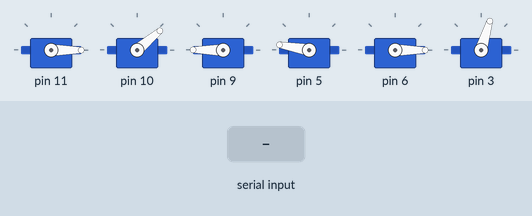
Bench run of a sketch on a simulated Arduino Uno, built with avr-gcc and run on an emulated ATmega328P. Shown: 6 × servo. The test bench sets the inputs (shaded band). What the sketch prints to the serial monitor is not drawn.

Above: at 7.2 s.
7.3 s: "8" received over Serial
At 9.8 s:
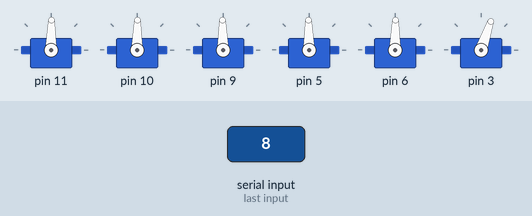
10.3 s: "1" received over Serial
At 11.0 s:
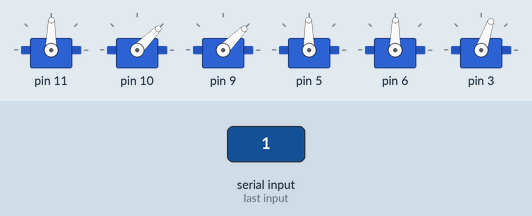
12.0 s: "2" received over Serial
At 12.16 s:
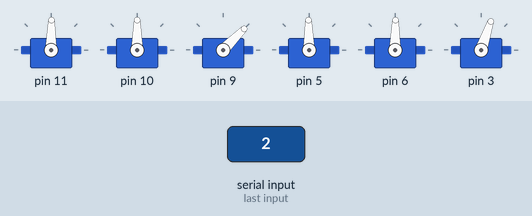
13.7 s: "3" received over Serial
At 14.8 s:
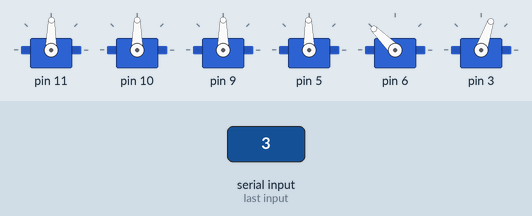
15.3 s: "6" received over Serial
At 16.4 s:
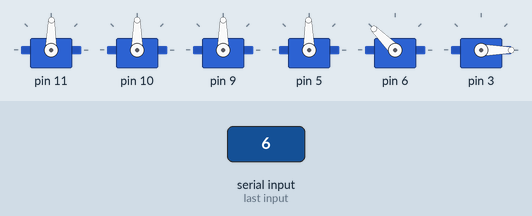
16.9 s: "4" received over Serial
At 18.2 s:
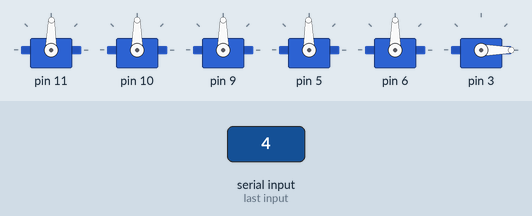
Timing chart, 0 to 19.5 s (numbered marks = the images above; inputs shaded):
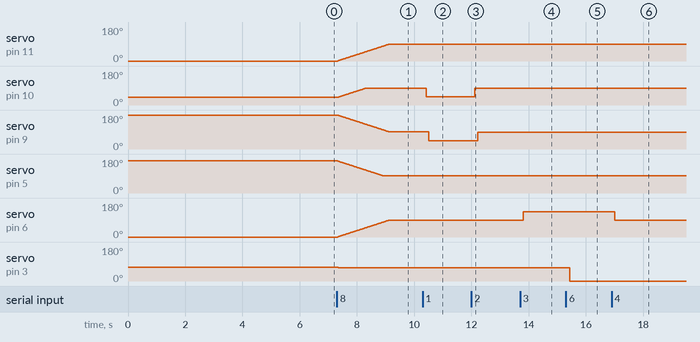

Measured:
- after the input at 7.3 s, servo on pin 11, servo on pin 6: moves from 0° to 89° over 1.8 s, starting at once; servo on pin 10: moves from 40° to 89° over 0.98 s, starting at once; servo on pin 9: moves from 180° to 91° over 1.8 s, starting at once; servo on pin 5: moves from 170° to 91° over 1.6 s, starting at once; servo on pin 3: 73° → 71° at once
- after the input at 10.3 s, servo on pin 10: 89° → 45° after 0.11 s; servo on pin 9: 91° → 45° after 0.21 s
- after the input at 12.0 s, servo on pin 10: 45° → 90° after 0.12 s; servo on pin 9: 45° → 90° after 0.22 s
- after the input at 13.7 s, servo on pin 6: 89° → 135° after 0.12 s
- after the input at 15.3 s, servo on pin 3: 71° → 0° after 0.13 s
- after the input at 16.9 s, servo on pin 6: 135° → 90° after 0.11 s

The sketch:

arm_delay.ino
```cpp
#include <Braccio.h>
#include <Servo.h>
Servo base;
Servo shoulder;
Servo elbow;
Servo wrist_ver;
Servo wrist_rot;
Servo gripper;
void setup() {
  Braccio.begin();  //Braccioを初期化
  Serial.begin( 9600 );  //シリアルボードを初期化
}
void loop() {
  //変数宣言
  int inkey;  //入力文字格納用
  //読み込み情報の有無確認
  if( Serial.available() >0 ) {
    //シリアルから値読み込み
    inkey = Serial.read();
    //入力文字の判定
    if (inkey == '8' ){
      //(step delay  M1,  M2,  M3,  M4,  M5,  M6);
      Braccio.ServoMovement(20, 90, 90, 90, 90, 90, 70);
      Serial.print("閉じる");
    }
    if (inkey == '7'){
      //(step delay  M1,  M2,  M3,  M4,  M5,  M6);
      Braccio.ServoMovement(20, 90, 90, 90, 90, 90, 20);
    }
    if (inkey == '11' ){
      base.write(70);
      Serial.print("M1曲げる");
    }
    if (inkey == '12' ){
      base.write(90);
      Serial.print("M1戻す");
    }
    if (inkey == '1' ){
      delay( 100 );  //100ms停止
      shoulder.write(45);
      Serial.print("M2曲げる");
    }
    if (inkey == '2' ){
      delay( 100 );  //100ms停止
      shoulder.write(90);
      Serial.print("M2戻す");
    }
    if (inkey == '1' ){
      delay( 100 );  //100ms停止
      elbow.write(45);
      Serial.print("M3曲げる");
    }
    if (inkey == '2' ){
      delay( 100 );  //100ms停止
      elbow.write(90);
      Serial.print("M3戻す");
    }
    if (inkey == '41' ){
      wrist_ver.write(70);
      Serial.print("M4曲げる");
    }
    if (inkey == '42' ){
      wrist_ver.write(70);
      Serial.print("M4戻す");
    }
    if (inkey == '3' ){
      delay( 100 );  //100ms停止
      wrist_rot.write(135);
      Serial.print("M5曲げる");
    }
    if (inkey == '4' ){
      delay( 100 );  //100ms停止
      wrist_rot.write(90);
      Serial.print("M5戻す");
    }
    if (inkey == '5' ){
      delay( 100);  //100ms停止
      gripper.write(100);
      Serial.print("M6曲げる");
    }
    if (inkey == '6' ){
      delay( 110 );  //100ms停止
      gripper.write(0);
      Serial.print("M6戻す");
    }
  }
  delay( 20 );  //20ms停止
}
```
